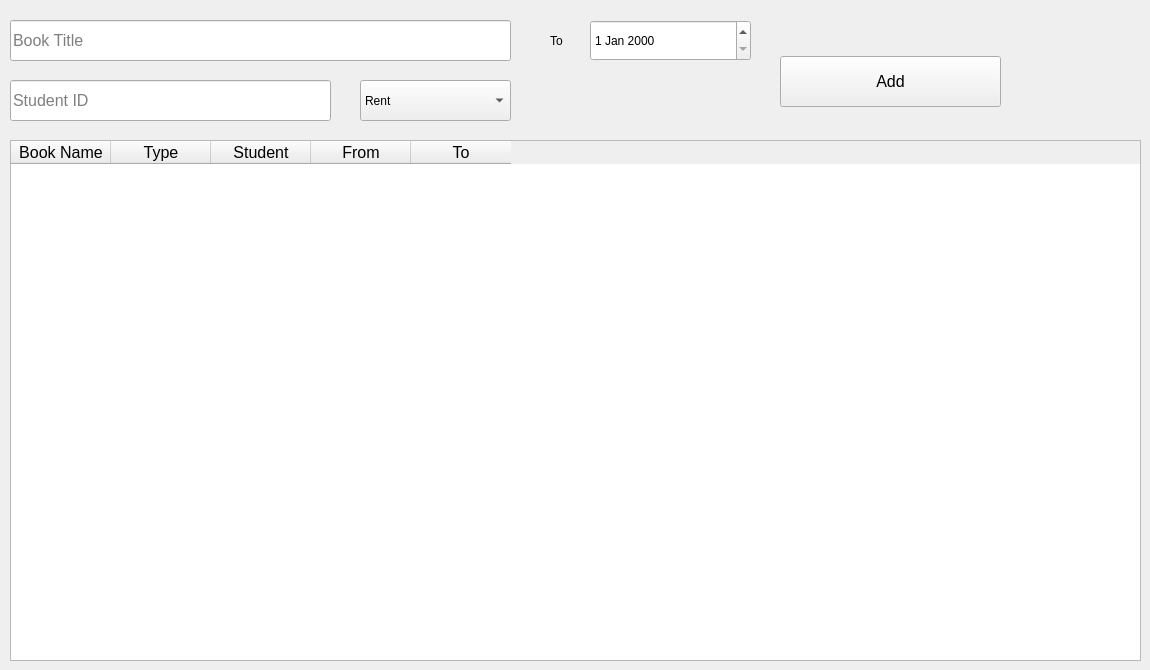
    <widget class="QWidget" name="tab">
     <attribute name="title">
      <string>Tab 1</string>
     </attribute>
     <widget class="QLineEdit" name="lineEdit_52">
      <property name="geometry">
       <rect>
        <x>10</x>
        <y>80</y>
        <width>321</width>
        <height>41</height>
       </rect>
      </property>
      <property name="font">
       <font>
        <pointsize>12</pointsize>
       </font>
      </property>
      <property name="placeholderText">
       <string>Student ID</string>
      </property>
     </widget>
     <widget class="QLabel" name="label_44">
      <property name="geometry">
       <rect>
        <x>550</x>
        <y>20</y>
        <width>41</width>
        <height>41</height>
       </rect>
      </property>
      <property name="text">
       <string>To</string>
      </property>
     </widget>
     <widget class="QLineEdit" name="lineEdit_37">
      <property name="geometry">
       <rect>
        <x>10</x>
        <y>20</y>
        <width>501</width>
        <height>41</height>
       </rect>
      </property>
      <property name="font">
       <font>
        <pointsize>12</pointsize>
       </font>
      </property>
      <property name="placeholderText">
       <string>Book Title</string>
      </property>
     </widget>
     <widget class="QPushButton" name="pushButton_31">
      <property name="geometry">
       <rect>
        <x>780</x>
        <y>56</y>
        <width>221</width>
        <height>51</height>
       </rect>
      </property>
      <property name="font">
       <font>
        <pointsize>12</pointsize>
       </font>
      </property>
      <property name="text">
       <string>Add</string>
      </property>
     </widget>
     <widget class="QComboBox" name="comboBox_13">
      <property name="geometry">
       <rect>
        <x>360</x>
        <y>80</y>
        <width>151</width>
        <height>41</height>
       </rect>
      </property>
      <item>
       <property name="text">
        <string>Rent</string>
       </property>
      </item>
      <item>
       <property name="text">
        <string>Retrieve</string>
       </property>
      </item>
      <item>
       <property name="text">
        <string>Sale</string>
       </property>
      </item>
     </widget>
     <widget class="QDateEdit" name="dateEdit_5">
      <property name="geometry">
       <rect>
        <x>590</x>
        <y>20</y>
        <width>161</width>
        <height>41</height>
       </rect>
      </property>
     </widget>
     <widget class="QTableWidget" name="tableWidget_6">
      <property name="geometry">
       <rect>
        <x>10</x>
        <y>140</y>
        <width>1131</width>
        <height>521</height>
       </rect>
      </property>
      <column>
       <property name="text">
        <string>Book Name</string>
       </property>
       <property name="font">
        <font>
         <pointsize>12</pointsize>
        </font>
       </property>
       <property name="textAlignment">
        <set>AlignCenter</set>
       </property>
      </column>
      <column>
       <property name="text">
        <string>Type</string>
       </property>
       <property name="font">
        <font>
         <pointsize>12</pointsize>
        </font>
       </property>
       <property name="textAlignment">
        <set>AlignCenter</set>
       </property>
      </column>
      <column>
       <property name="text">
        <string>Student</string>
       </property>
       <property name="font">
        <font>
         <pointsize>12</pointsize>
        </font>
       </property>
       <property name="textAlignment">
        <set>AlignCenter</set>
       </property>
      </column>
      <column>
       <property name="text">
        <string>From</string>
       </property>
       <property name="font">
        <font>
         <pointsize>12</pointsize>
        </font>
       </property>
       <property name="textAlignment">
        <set>AlignCenter</set>
       </property>
      </column>
      <column>
       <property name="text">
        <string>To</string>
       </property>
       <property name="font">
        <font>
         <pointsize>12</pointsize>
        </font>
       </property>
       <property name="textAlignment">
        <set>AlignCenter</set>
       </property>
      </column>
     </widget>
    </widget>
